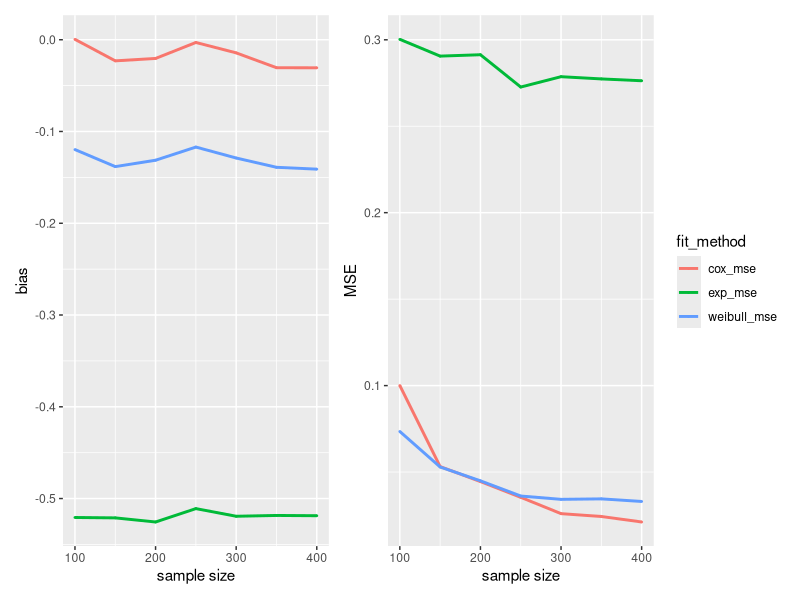
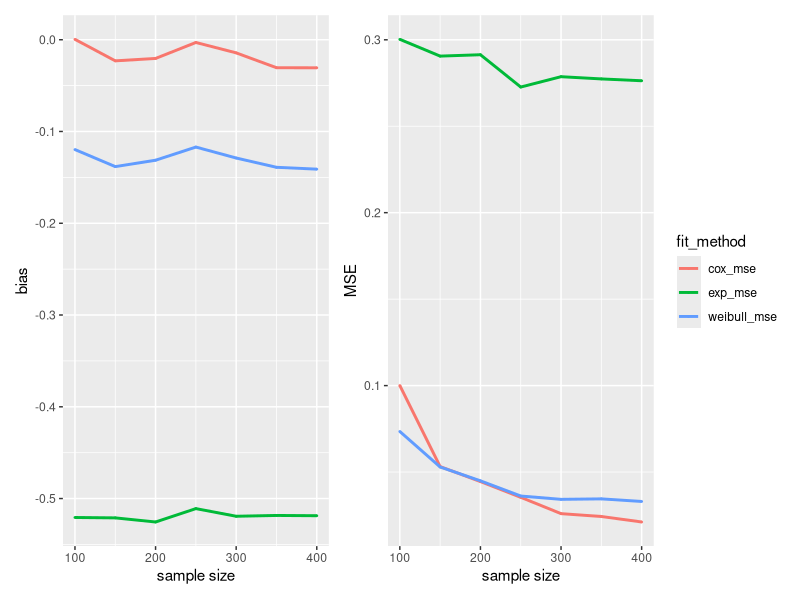

R code for these plots, in order: (Note: a time limit stopped this script after it produced the figures.)
## ---- chunk 1
knitr::opts_chunk$set(echo = TRUE)
## ---- chunk 2
library(tidyverse)
library(survival)
library(patchwork)

## ---- chunk 3
set.seed(2023)
simdata = function(n, p, lambda = 0.5, gamma = 2, alpha=2,b1) {
  x = rbinom(n, 1, 0.5)
  u = runif(n)
  ue = runif(n) < p 
  time =  ue * (-log(u) / (lambda * exp(b1 * x))) + (1 - ue) * (-log(u) / (lambda * exp(b1 * x)))^(1 / gamma)
  time[time < 1/365] = 1/365
  time[time == 1 / 365] = time[time == 1 / 365] + rnorm(length(time[time == 1 / 365]), 0, 1e-4)
  time = abs(time)
  e = as.numeric(time < 5)
  time = pmin(time, 5)
  
  survival_data = data.frame(id=1:n,
                             time = time,
                             x = x,
                             event=e)
}
## ---- chunk 4
set.seed(2023)
fit_exp = function(df) {
  fit.exponential = survreg(Surv(time, event) ~ x, dist = "exponential", data = df)
  return(as.numeric(-fit.exponential$coefficients[-1]))
}
fit_weibull = function(df) {
  fit.weibull <- survreg(Surv(time, event) ~ x, dist = "weibull", data = df)
  return(as.numeric(-fit.weibull$coefficients[-1] / fit.weibull$scale))
}
fit_cox = function(df) {
  fit.cox <- coxph(Surv(time, event) ~ x, data = df)
  return(as.numeric(fit.cox$coefficients))
}
## ---- chunk 5
set.seed(2023)
set = expand.grid(p = 0.5, n = c(100, 150, 200, 250, 300, 350, 400), rep = 1:1000)

sim = set %>% 
  mutate(
    data = map2(n, p, ~simdata(n = .x, p = .y, b1=2))) %>%
   
  mutate(
    b_exp = map_dbl(data, fit_exp),
    b_weibull = map_dbl(data, fit_weibull),
    b_cox = map_dbl(data, fit_cox)
  )


## ---- chunk 6
bias = sim %>% 
  select(-data, -rep) %>% 
  mutate(
    b_exp = b_exp - 2, 
    b_weibull = b_weibull -2,
    b_cox = b_cox -2
  ) %>% 
  group_by(n) %>% 
  summarize(
    exp_bias = mean(b_exp),
    weibull_bias = mean(b_weibull),
    cox_bias = mean(b_cox)
  ) %>% 
  pivot_longer("exp_bias":"cox_bias", names_to = "fit_method", values_to = "bias") %>% 
  mutate(fit_method = as.factor(fit_method)) 

biasplot=ggplot(bias, aes(x = n, y = bias, color = fit_method)) +
  geom_point(size = .3) +
  geom_line(size = 1) +
  xlab("sample size") +
  theme(plot.caption = element_text(hjust = 0.5, size = rel(1.2)))+
  theme(legend.position = "none")

## ---- chunk 7
mse = sim %>% 
  select(-data, -rep) %>%
  mutate(
    b_exp = (b_exp - 2)^2, 
    b_weibull = (b_weibull -2)^2,
    b_cox = (b_cox -2)^2
  ) %>% 
  group_by(n) %>% 
  summarize(
    exp_mse = mean(b_exp),
    weibull_mse = mean(b_weibull),
    cox_mse = mean(b_cox)
  ) %>% 
  pivot_longer("exp_mse":"cox_mse", names_to = "fit_method", values_to = "MSE") %>% 
  mutate(fit_method = as.factor(fit_method)) 

mseplot=ggplot(mse, aes(x = n, y = MSE, color = fit_method)) +
  geom_point(size = .3) +
  geom_line(size = 1) +
  xlab("sample size") +
  theme(plot.caption = element_text(hjust = 0.5, size = rel(1.2)))

## ---- chunk 8

biasplot+mseplot
ggsave(file="results/weibullexp.pdf",width=8,height=5)


## ---- chunk 9
set.seed(2023)
simdata = function(n, p, lambda = 0.5, gamma = 2, alpha=2,b1) {
  x = rbinom(n, 1, 0.5)
  u = runif(n)
  ue = runif(n) < p 
  time =  ue * (-log(u) / (lambda * exp(b1 * x))) + (1 - ue) * (-log(u) / (lambda * exp(b1 * x)))^(1 / gamma)
  time[time < 1/365] = 1/365
  time[time == 1 / 365] = time[time == 1 / 365] + rnorm(length(time[time == 1 / 365]), 0, 1e-4)
  time = abs(time)
  e = as.numeric(time < 5)
  time = pmin(time, 5)
  
  survival_data = data.frame(id=1:n,
                             time = time,
                             x = x,
                             event=e)
  
}
## ---- chunk 10
set.seed(2023)
simdata2 = function(n, p, lambda = 0.5, gamma = 2, alpha=2,b1) {
  x = rbinom(n, 1, 0.5)
  u = runif(n)
  ue = runif(n) < p 
  time =  ue * (-log(u) / (lambda * exp(b1 * x))) + (1 - ue) * (1/alpha) * log(1 - (alpha*log(u) / (lambda * exp(b1 * x))))
  time[time < 1/365] = 1/365
  time[time == 1 / 365] = time[time == 1 / 365] + rnorm(length(time[time == 1 / 365]), 0, 1e-4)
  time = abs(time)
  e = as.numeric(time < 5)
  time = pmin(time, 5)
  
  survival_data = data.frame(id=1:n,
                             time = time,
                             x = x,
                             event=e)
}

## ---- chunk 11
set.seed(2023)
set1 = expand.grid(p = 0.5, n = c(100, 150, 200, 250, 300, 350, 400), rep = 1:1000)

sim1 = set %>% 
  mutate(
    data = map2(n, p, ~simdata2(n = .x, p = .y, b1=2))) %>%
   
  mutate(
    b_exp = map_dbl(data, fit_exp),
    b_weibull = map_dbl(data, fit_weibull),
    b_cox = map_dbl(data, fit_cox)
  )

## ---- chunk 12
bias1 = sim1 %>% 
  select(-data, -rep) %>% 
  mutate(
    b_exp = b_exp - 2, 
    b_weibull = b_weibull -2,
    b_cox = b_cox -2
  ) %>% 
  group_by(n) %>% 
  summarize(
    exp_bias = mean(b_exp),
    weibull_bias = mean(b_weibull),
    cox_bias = mean(b_cox)
  ) %>% 
  pivot_longer("exp_bias":"cox_bias", names_to = "fit_method", values_to = "bias") %>% 
  mutate(fit_method = as.factor(fit_method)) 

biasplot1=ggplot(bias, aes(x = n, y = bias, color = fit_method)) +
  geom_point(size = .3) +
  geom_line(size = 1) +
  xlab("sample size") +
  theme(plot.caption = element_text(hjust = 0.5, size = rel(1.2)))+
  theme(legend.position = "none")

## ---- chunk 13

mse1 = sim1 %>% 
  select(-data, -rep) %>%
  mutate(
    b_exp = (b_exp - 2)^2, 
    b_weibull = (b_weibull -2)^2,
    b_cox = (b_cox -2)^2
  ) %>% 
  group_by(n) %>% 
  summarize(
    exp_mse = mean(b_exp),
    weibull_mse = mean(b_weibull),
    cox_mse = mean(b_cox)
  ) %>% 
  pivot_longer("exp_mse":"cox_mse", names_to = "fit_method", values_to = "MSE") %>% 
  mutate(fit_method = as.factor(fit_method)) 

mseplot1=ggplot(mse, aes(x = n, y = MSE, color = fit_method)) +
  geom_point(size = .3) +
  geom_line(size = 1) +
  xlab("sample size") +
  theme(plot.caption = element_text(hjust = 0.5, size = rel(1.2)))


## ---- chunk 14

biasplot1+mseplot1
ggsave(file="results/coxexp.pdf",width=8,height=5)
